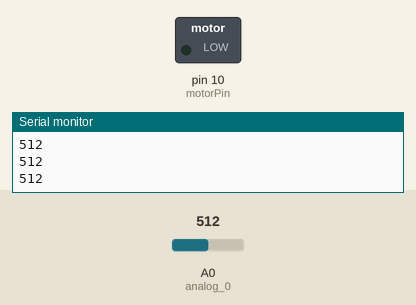
A sketch run on a simulated Arduino Uno, built with avr-gcc and run on an emulated ATmega328P. Parts: switched loads named in the sketch (green lamp = pin HIGH), the last lines printed to the serial monitor. Inputs (shaded band) come from the test bench; at power-on: A0 (analog_0) = 512.

Above: at 1.3 s.
1.4 s: A0 (analog_0) set to 22
3.2 s: A0 (analog_0) set to 18
At 5.2 s:
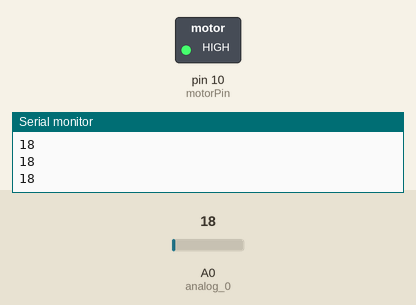
5.5 s: A0 (analog_0) set to 122
At 6.8 s:
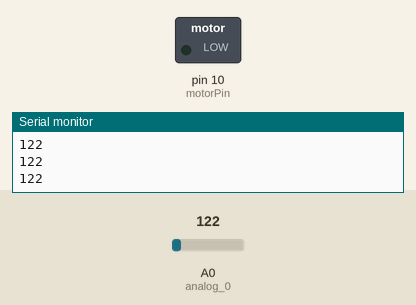
7.5 s: A0 (analog_0) set to 10
At 8.4 s:
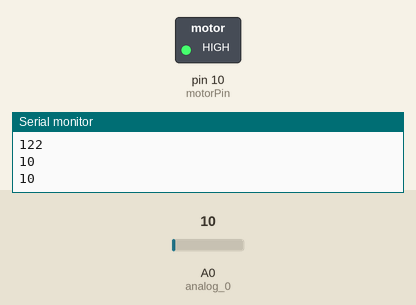
Timing chart, 0 to 10.5 s (numbered marks = the images above; inputs shaded):
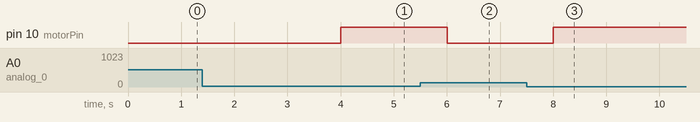

The sketch:

water_pump_sensor.ino
```cpp
const int sensorPin = 9;
const int motorPin = 10;
const int analog_0=0;
int val= 0;


void setup() {
  Serial.begin(9600);
  // pinMode( sensorPin, INPUT);
  pinMode( 10, OUTPUT);

}

void loop() {
val= analogRead(analog_0);
{Serial.println(val);
  delay(500);
  if(val>20)
  {digitalWrite(motorPin,LOW);}
  else{digitalWrite(motorPin,HIGH);}
}}
```

Measured:
- the behaviour switches between 21 and 20 on A0 (analog_0) (found by bisection; images 0 and 1)
- after the input at 3.2 s, pin 10 (motorPin): LOW → HIGH after 0.80 s
- after the input at 5.5 s, pin 10 (motorPin): HIGH → LOW after 0.50 s
- after the input at 7.5 s, pin 10 (motorPin): LOW → HIGH after 0.50 s
